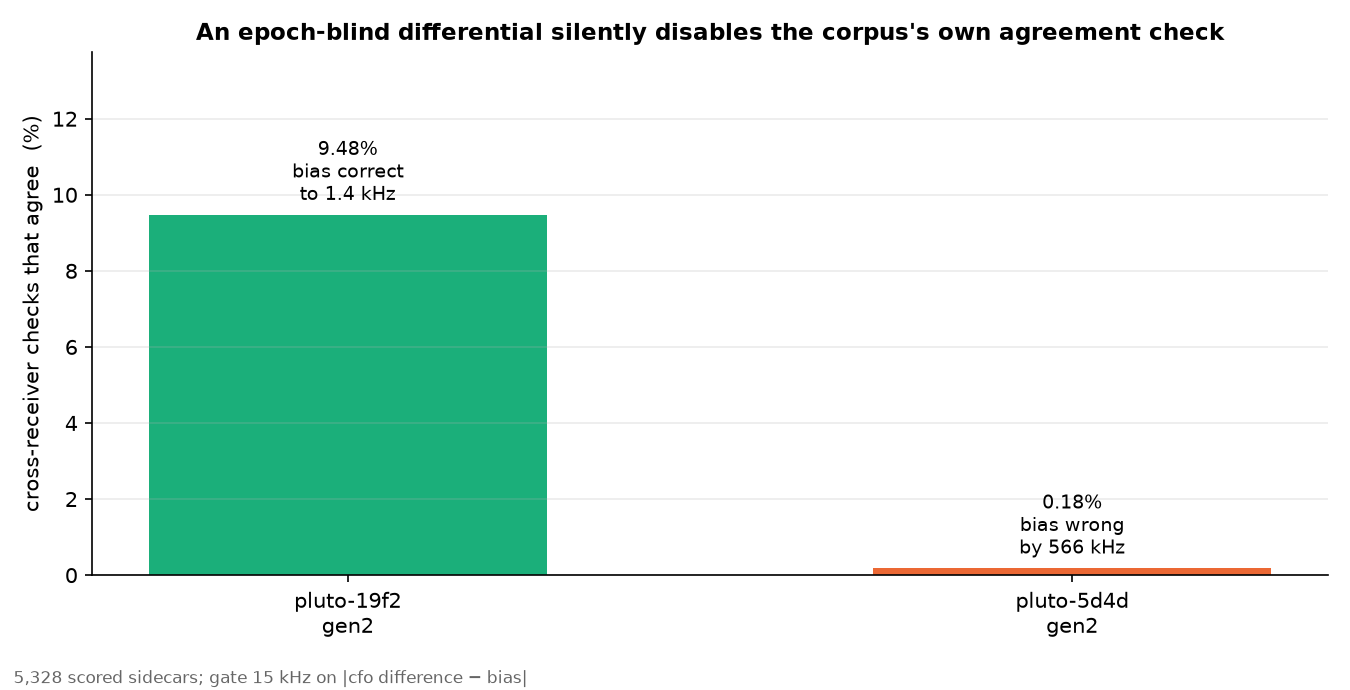

Generate this figure with Python:
"""What an epoch-blind differential does to the corpus's cross-receiver check.

`survey_scoring.cross_receiver_checks` marks two ports as agreeing when their
carrier offsets differ by the inter-receiver LNB bias, within
`CROSS_RECEIVER_CFO_HZ`. The check needs only that difference, which is exactly
what a differential calibration measures, so the design is sound. What is not
sound is that the calibration artifact carries one differential per *radio* with
no epoch, while the differential moved by hundreds of kilohertz when the LNBs
were swapped. Score a sweep from one epoch with the other epoch's bias and the
gate can no longer be satisfied by any real signal.

This measures that on the corpus as it stands, rather than arguing it: for each
radio and epoch it reads the bias actually applied out of the scored sidecars,
compares it against the differential measured in section 16, and counts how
often the check fired.

Read only.  python figures/cross-receiver-bias.py [--limit N]
"""

from __future__ import annotations

import argparse
import json
import random
import sys
from datetime import datetime, timezone
from pathlib import Path

REPORT = Path(__file__).resolve().parent.parent
REPO = REPORT.parents[1]
sys.path.insert(0, str(REPO / "src"))

import matplotlib                                     # noqa: E402
matplotlib.use("Agg")
import matplotlib.pyplot as plt                       # noqa: E402

from leo_tracker.radio.beacon.survey_scoring import (  # noqa: E402
    CROSS_RECEIVER_CFO_HZ)

CORPUS = Path("/mnt/qnap01/mouse9911/leo/surveys/corpus")
ABSCAL = REPORT / "figures" / "abscal-pipeline-abscal.json"

# The instant the LNB swap split the corpus, as it sorts inside an entry name.
# Section 14 fixes it at 2026-08-13T04:46:20Z from the step in both radios.
BOUNDARY = "20260813T044620Z"

PALETTE = {"blue": "#2a78d6", "orange": "#eb6834", "aqua": "#1baf7a"}


def epoch_of(stamp: str) -> str:
    return "gen1" if stamp < BOUNDARY else "gen2"


def entries(limit: int | None, seed: int):
    """Scored sidecars, sampled reproducibly when the corpus is large.

    A seeded sample rather than the newest N: scoring advances in corpus order,
    so the newest entries share a slice of the sky and would not represent the
    epochs evenly.
    """
    paths = sorted(CORPUS.glob("sync-*/scores.json"))
    if limit is not None and len(paths) > limit:
        random.Random(seed).shuffle(paths)
        paths = sorted(paths[:limit])
    return paths


def main(argv=None) -> int:
    parser = argparse.ArgumentParser(description=__doc__)
    parser.add_argument("--limit", type=int, default=None,
                        help="sample this many scored sidecars (default: all)")
    parser.add_argument("--seed", type=int, default=11)
    args = parser.parse_args(argv)

    truth = json.loads(ABSCAL.read_text())["differentials"]

    scanned = entries(args.limit, args.seed)
    census_before = len(list(CORPUS.glob("sync-*/scores.json")))

    groups: dict[tuple[str, str], dict] = {}
    for path in scanned:
        parts = path.parent.name.split("-")
        if len(parts) < 3:
            continue
        stamp, radio = parts[1], "-".join(parts[2:])
        key = (radio, epoch_of(stamp))
        try:
            document = json.loads(path.read_text())
        except (OSError, ValueError):
            continue
        checks = document.get("cross_receiver") or []
        if not checks:
            continue
        slot = groups.setdefault(key, {
            "sweeps": 0, "checks": 0, "agree": 0, "applied_bias_hz": {}})
        slot["sweeps"] += 1
        slot["checks"] += len(checks)
        slot["agree"] += sum(1 for check in checks if check.get("agrees"))
        for check in checks:
            bias = round(float(check.get("bias_hz", 0.0)), 1)
            slot["applied_bias_hz"][str(bias)] = \
                slot["applied_bias_hz"].get(str(bias), 0) + 1

    rows = []
    for (radio, epoch), slot in sorted(groups.items()):
        measured = truth.get(f"{radio}|{epoch}", {}).get("median_hz")
        # The bias the scorer used, taken from the sidecars themselves rather
        # than from any calibration file: the scoring host's artifact need not
        # be the one on the share, and here it is not.
        applied = max(slot["applied_bias_hz"].items(), key=lambda kv: kv[1])[0]
        applied = float(applied)
        residual = None if measured is None else measured - applied
        rows.append({
            "radio": radio, "epoch": epoch,
            "sweeps": slot["sweeps"], "checks": slot["checks"],
            "agree": slot["agree"],
            "agree_fraction": slot["agree"] / slot["checks"],
            "applied_bias_hz": applied,
            "measured_differential_hz": measured,
            "residual_hz": residual,
            "within_gate": None if residual is None
                           else bool(abs(residual) <= CROSS_RECEIVER_CFO_HZ),
            "distinct_biases_seen": slot["applied_bias_hz"],
        })

    census_after = len(list(CORPUS.glob("sync-*/scores.json")))

    sidecar = {
        "schema": "cross-receiver-bias/1",
        "generated_utc": datetime.now(timezone.utc).isoformat(timespec="seconds"),
        "gate_hz": float(CROSS_RECEIVER_CFO_HZ),
        "boundary": BOUNDARY,
        "sampled": len(scanned),
        "sample_seed": args.seed if args.limit else None,
        # Scoring is advancing while this runs, so the census is recorded either
        # side rather than claimed to be frozen.
        "census_scored_before": census_before,
        "census_scored_after": census_after,
        "rows": rows,
    }
    out = Path(__file__).with_suffix(".json")
    out.write_text(json.dumps(sidecar, indent=2, sort_keys=True) + "\n")

    # ---- figure -----------------------------------------------------------
    fig, axis = plt.subplots(figsize=(9.0, 4.6), dpi=150)
    labels = [f"{row['radio']}\n{row['epoch']}" for row in rows]
    values = [row["agree_fraction"] * 100 for row in rows]
    colours = [PALETTE["aqua"] if row["within_gate"] else PALETTE["orange"]
               for row in rows]
    bars = axis.bar(labels, values, color=colours, width=0.55)
    for bar, row in zip(bars, rows):
        residual = row["residual_hz"]
        note = ("bias correct\nto %.1f kHz" % (abs(residual) / 1000)
                if row["within_gate"] else
                "bias wrong\nby %.0f kHz" % (abs(residual) / 1000))
        axis.annotate(f"{row['agree_fraction'] * 100:.2f}%\n{note}",
                      (bar.get_x() + bar.get_width() / 2, bar.get_height()),
                      ha="center", va="bottom", fontsize=9,
                      xytext=(0, 4), textcoords="offset points")
    axis.set_ylabel("cross-receiver checks that agree  (%)")
    axis.set_ylim(0, max(values) * 1.45 if values else 1)
    axis.set_title("An epoch-blind differential silently disables the corpus's "
                   "own agreement check", fontsize=11, weight="bold")
    axis.spines[["top", "right"]].set_visible(False)
    axis.grid(axis="y", alpha=0.25)
    figure_note = (f"{sidecar['sampled']:,} scored sidecars; gate "
                   f"{CROSS_RECEIVER_CFO_HZ / 1000:.0f} kHz on "
                   f"|cfo difference − bias|")
    fig.text(0.01, 0.01, figure_note, fontsize=8, color="#666")
    fig.tight_layout(rect=(0, 0.04, 1, 1))
    fig.savefig(Path(__file__).with_suffix(".png"))

    print(json.dumps({"wrote": str(out), "rows": len(rows),
                      "sampled": sidecar["sampled"],
                      "census": [census_before, census_after]}, indent=2))
    return 0


if __name__ == "__main__":
    raise SystemExit(main())
